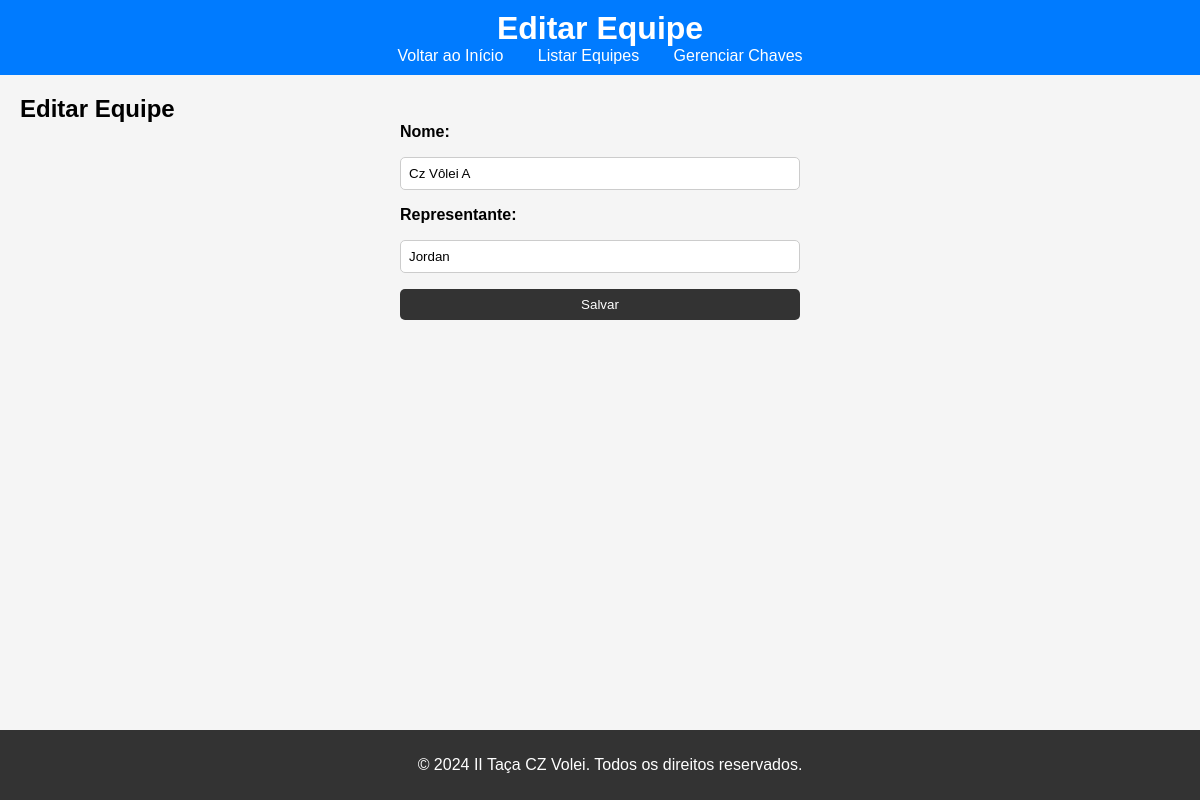
The app's page /equipes/editar/2, older data.
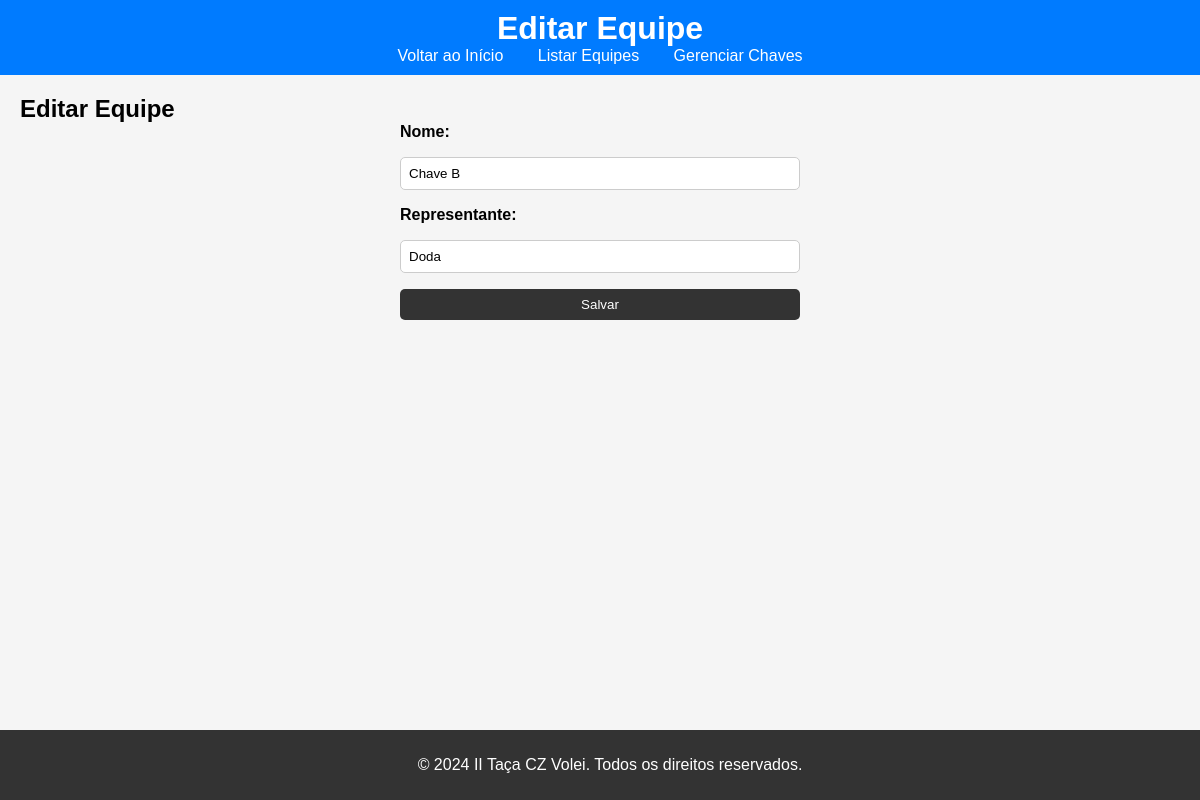
The same page, newer data.
### tables this page shows
CREATE TABLE equipes (
                id INTEGER NOT NULL PRIMARY KEY AUTOINCREMENT,
                nome VARCHAR(255) NOT NULL,
                representante VARCHAR(255) NOT NULL
            );

### app.py (the view)
@app.route("/equipes/editar/<int:id>", methods=['GET', 'POST'])
def editar_equipe(id):
    if request.method == 'POST':
        dados = request.form.to_dict()
        e.atualiza_equipe(id, dados.get('nome'), dados.get('representante'))
        return redirect('/')
    equipe = e.detalha_equipe(id)
    if equipe is None:
        flash('Equipe não encontrada')
        return redirect('/')
    return render_template('form_equipe.html', equipe=equipe, title='Editar Equipe')

### db.py (called while the page is built)
    def detalha_equipe(id):
        conn = sqlite3.connect('II_Taca_CZ_Volei.db')
        cursor = conn.cursor()
        cursor.execute("""
            SELECT * FROM equipes
            WHERE id=?;
        """, (id,))
        item = cursor.fetchone()
        conn.close()
        if item is None:
            return None
        return {
            'id': item[0],
            'nome': item[1],
            'representante': item[2],
        }

### templates/form_equipe.html (shortened to what this page needs)
<!DOCTYPE html>
<html lang="pt-BR">
<head>
    <link rel="stylesheet" href="{{ url_for('static', filename='styles.css') }}">
</head>
<body>
    <header>
        <h1>{{ title }}</h1>
        <nav>
            <a href="/">Voltar ao Início</a>
            <a href="/equipes">Listar Equipes</a>
            <a href="/chaves">Gerenciar Chaves</a>
        </nav>
    </header>
    <main>
        <h2>{{ title }}</h2>
        <form method="post">
            <label for="nome">Nome: </label>
            <input type="text" id="nome" name="nome" value="{{ equipe.nome if equipe else '' }}" required>
            <label for="representante">Representante: </label>
            <input type="text" id="representante" name="representante" value="{{ equipe.representante if equipe else '' }}" required>
            <button type="submit">Salvar</button>
        </form>
    </main>
    <footer>
        <p>&copy; 2024 II Taça CZ Volei. Todos os direitos reservados.</p>
    </footer>
</body>
</html>

Row changes from the older to the newer data that the page shows:
changed equipes: nome "Cz Vôlei A" → "Chave B"; representante "Jordan" → "Doda"
